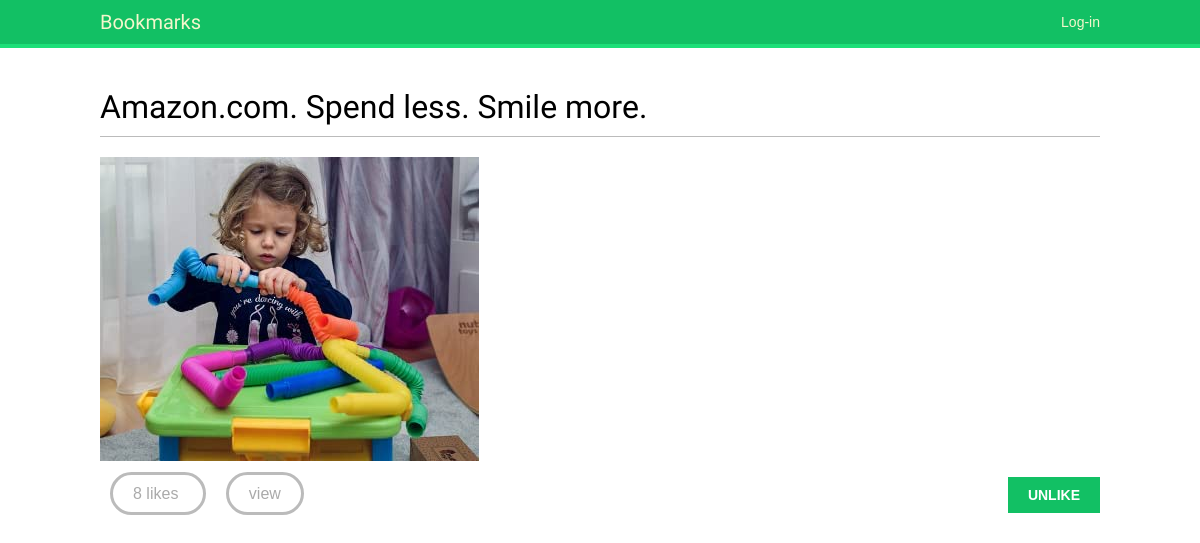
Screenshot of /images/detail/18/amazoncom-spend-less-smile-more/ with the database file from the repository.
### images/models.py (models this page shows, shortened)
class Image(models.Model):
    users_like = models.ManyToManyField(settings.AUTH_USER_MODEL,
                                        related_name='images_liked',
                                        blank=True)
    user = models.ForeignKey(settings.AUTH_USER_MODEL,
                            related_name='images_created',
                            on_delete=models.CASCADE)
    title = models.CharField(max_length=200)
    slug = models.SlugField(max_length=200, blank=True)
    url = models.URLField(max_length=2000)
    image = models.ImageField(upload_to='images/%y/%m/%d')
    description = models.TextField(blank=True)
    created = models.DateField(auto_now_add=True)
    total_likes = models.PositiveIntegerField(default=0)
    class Meta:
        ordering = ['-created']
        indexes = [models.Index(fields=['-created']),
                   models.Index(fields=['-total_likes'])]
    """
    We will override the save() method of the Image model
    to automatically generate the slug field based
    on the value of the title field.
    Import the slugify() function and add a save() method to the Image model,
    """
    def save(self, *args, **kwargs):
        if not self.slug:
            self.slug = slugify(self.title)
        super().save(*args, **kwargs)

### images/views.py (the view)
# urls.py: path('detail/<int:id>/<slug:slug>/', views.image_detail, name='detail'),
def image_detail(request, id, slug):
    image = get_object_or_404(Image, id=id, slug=slug)
    return render(request,
                'images/image/detail.html',
                {'section': 'images',
                'image': image})

### images/templates/images/image/detail.html (shortened to what this page needs)
{% extends "base.html" %} {% block title %}{{ image.title }}{% endblock %}
{%block content %}
<h1>{{ image.title }}</h1>
{% load thumbnail %}
<a href="{{ image.image.url }}">
  <img src="{% thumbnail image.image 300x0 quality=100 %}" alt="" />
</a>
{% with total_likes=image.users_like.count %}
<div class="image-info">
  <div>
    <span class="count">
      <span class="total">{{ total_likes }}</span>
      like{{ total_likes|pluralize }}
    </span>
    <span class="count">
      {{ total_views }} view{{ total_views|pluralize }}
    </span>
    <a
      href="#"
      data-id="{{ image.id }}"
      data-action="{% if request.user in users_like %}un{% endif %}like"
      class="like button"
    >
      {% if request.user not in users_like %} Like {% else %} Unlike {% endif %}
    </a>
  </div>
</div>
{% endwith %} {% endblock %}

### account/static/css/base.css (style rules this page uses)
body { margin: 0; padding: 0; font-family: helvetica, sans-serif; }
a { color: #12c064; text-decoration: none; }
h1, h2, h3, h4, h5, h6 { font-family: "Muli", sans-serif; font-weight: normal; }
h1 { border-bottom: 1px solid #bbb; padding: 0 0 10px 0; margin: 10px 0 20px 0; }
input[type="submit"], a.button { font-weight: bold; background: #12c064; color: #fff; padding: 10px 20px; font-size: 14px; text-transform: uppercase; }
.image-info div { padding: 20px 0; overflow: auto; }
.count { color: #aaa; border: 3px solid #bbb; border-radius: 26px; padding: 10px 20px; margin: 20px 10px 0; }
a.like, a.follow { float: right; margin-top: -8px; }

### rows the page displays
Image: title "Amazon.com. Spend less. Smile more.", image (picture)

### other values shown
{{ total_likes }} "8"
